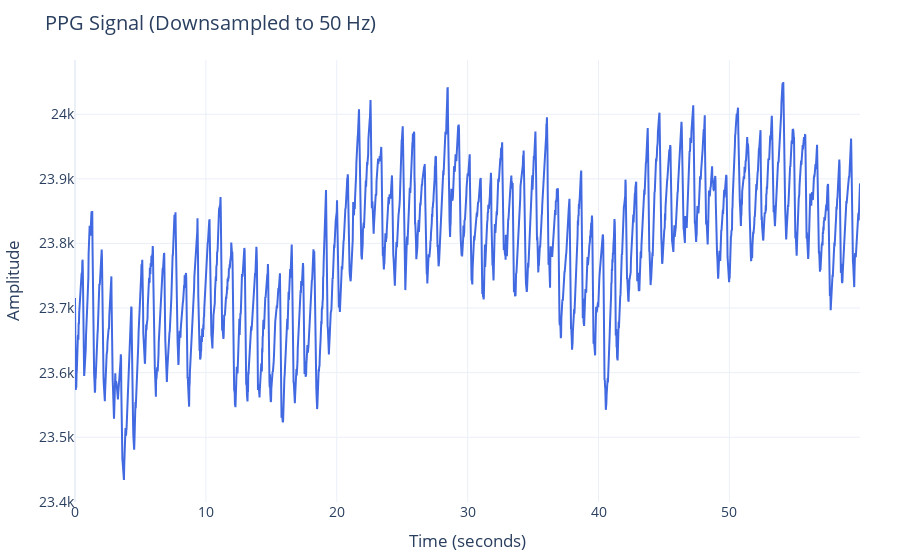

Notebook code cell kept with this figure:
### Markdown cell above
## Preprocessing

### Code cell
from scipy.signal import resample

# Calculate new number of samples
target_sampling_rate = 50
num_samples = int(len(signal) * target_sampling_rate / sampling_rate)
signal_ds = resample(signal, num_samples)
time_ds = np.arange(len(signal_ds)) / target_sampling_rate

print(f"Original number of samples: {len(signal)}")
print(f"Downsampled number of samples: {len(signal_ds)}")

fig = go.Figure()
fig.add_trace(go.Scatter(x=time_ds, y=signal_ds, mode='lines', name='PPG Signal (Downsampled)', line=dict(color='royalblue')))
fig.update_layout(title='PPG Signal (Downsampled to 50 Hz)',
                  xaxis_title='Time (seconds)',
                  yaxis_title='Amplitude',
                  template='plotly_white',
                  font=dict(size=14),
                  margin=dict(l=40, r=40, t=60, b=40))
fig.show()

### Figure 1 — Plotly figure (JSON) as saved in the notebook; plotly's stock layout.template omitted (floating-point values rounded to 4 significant figures; data arrays with more than 128 entries replaced by an {"elided": "..."} marker saying what was removed)
{"data": [{"line": {"color": "royalblue"}, "mode": "lines", "name": "PPG Signal (Downsampled)", "type": "scatter", "x": {"elided": "3000 float values"}, "y": {"elided": "3000 float values"}}], "layout": {"font": {"size": 14}, "margin": {"b": 40, "l": 40, "r": 40, "t": 60}, "title": {"text": "PPG Signal (Downsampled to 50 Hz)"}, "xaxis": {"title": {"text": "Time (seconds)"}}, "yaxis": {"title": {"text": "Amplitude"}}}}
